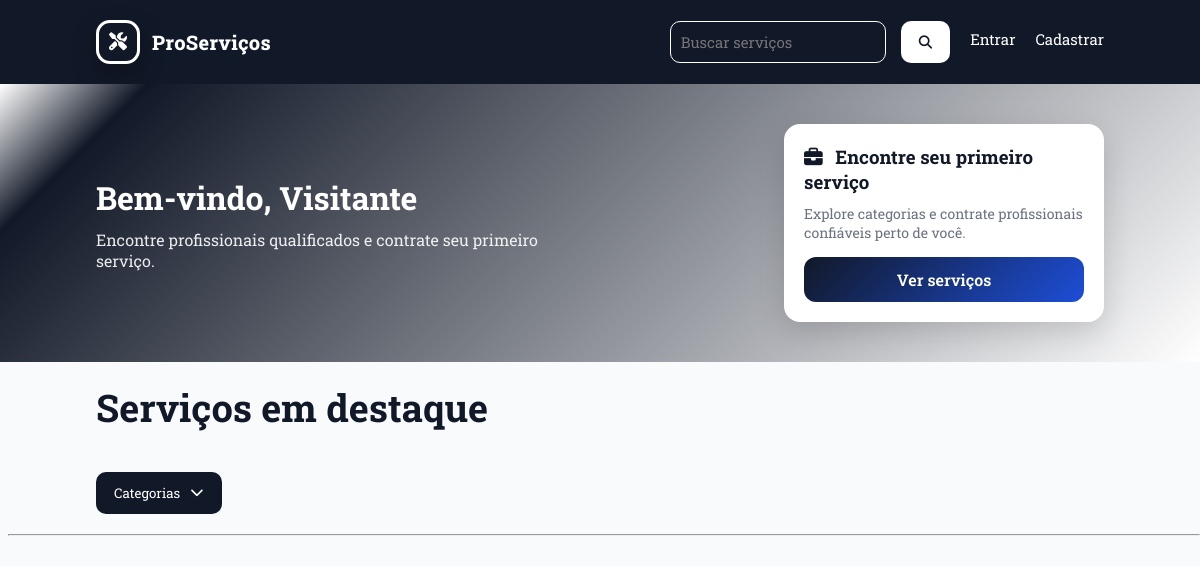
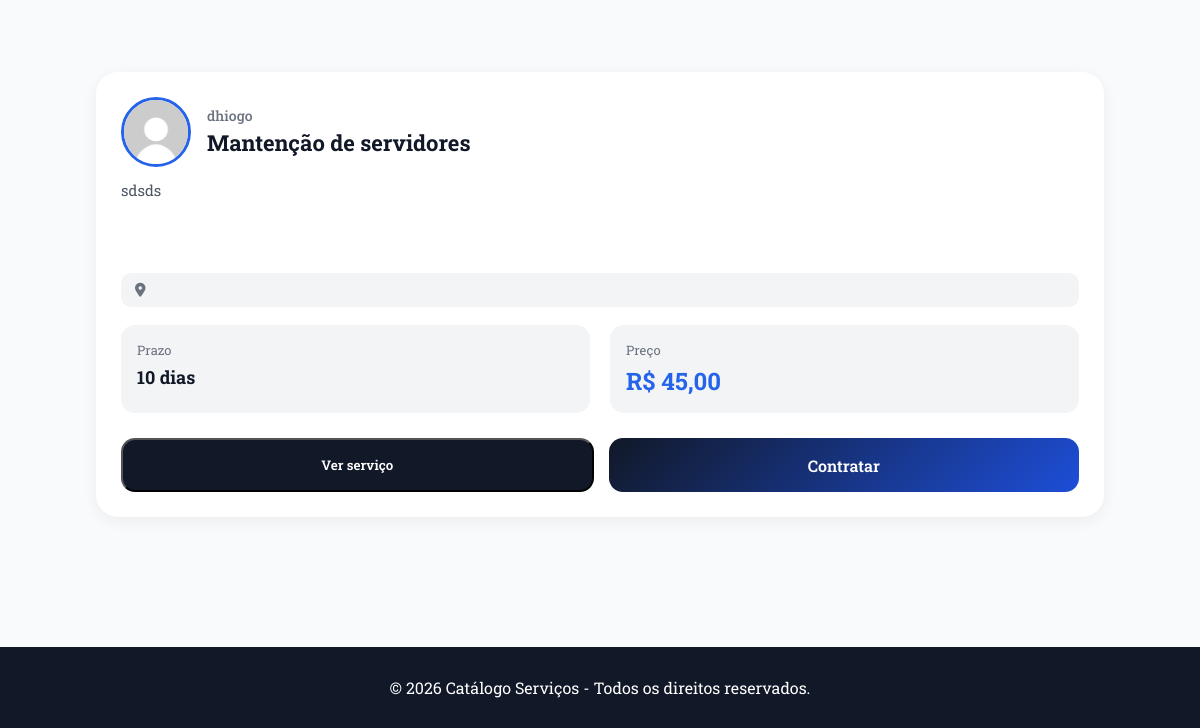
/frontend/public/home.php, run on an earlier commit of the app's database (2 pictures, top to bottom).
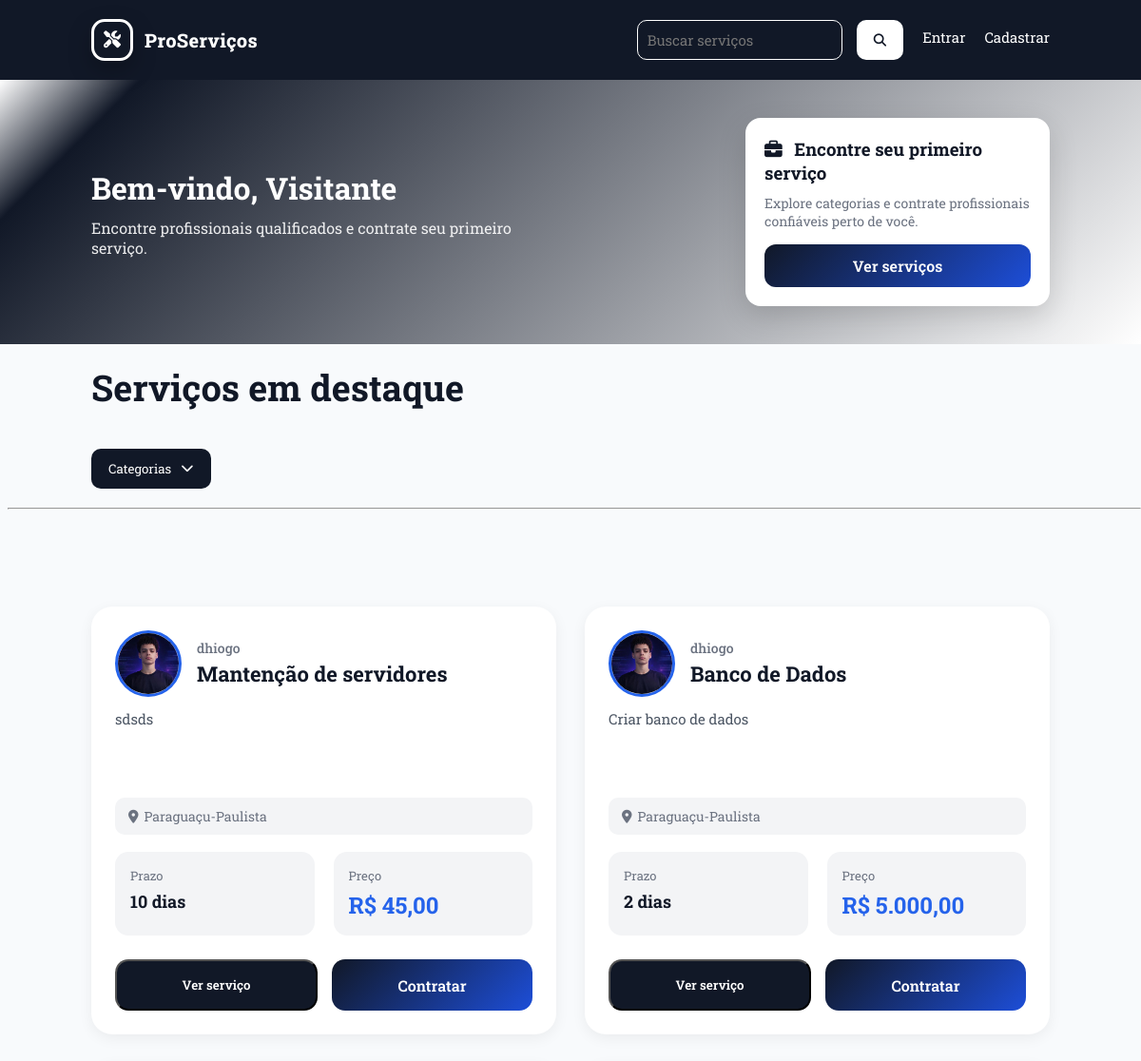
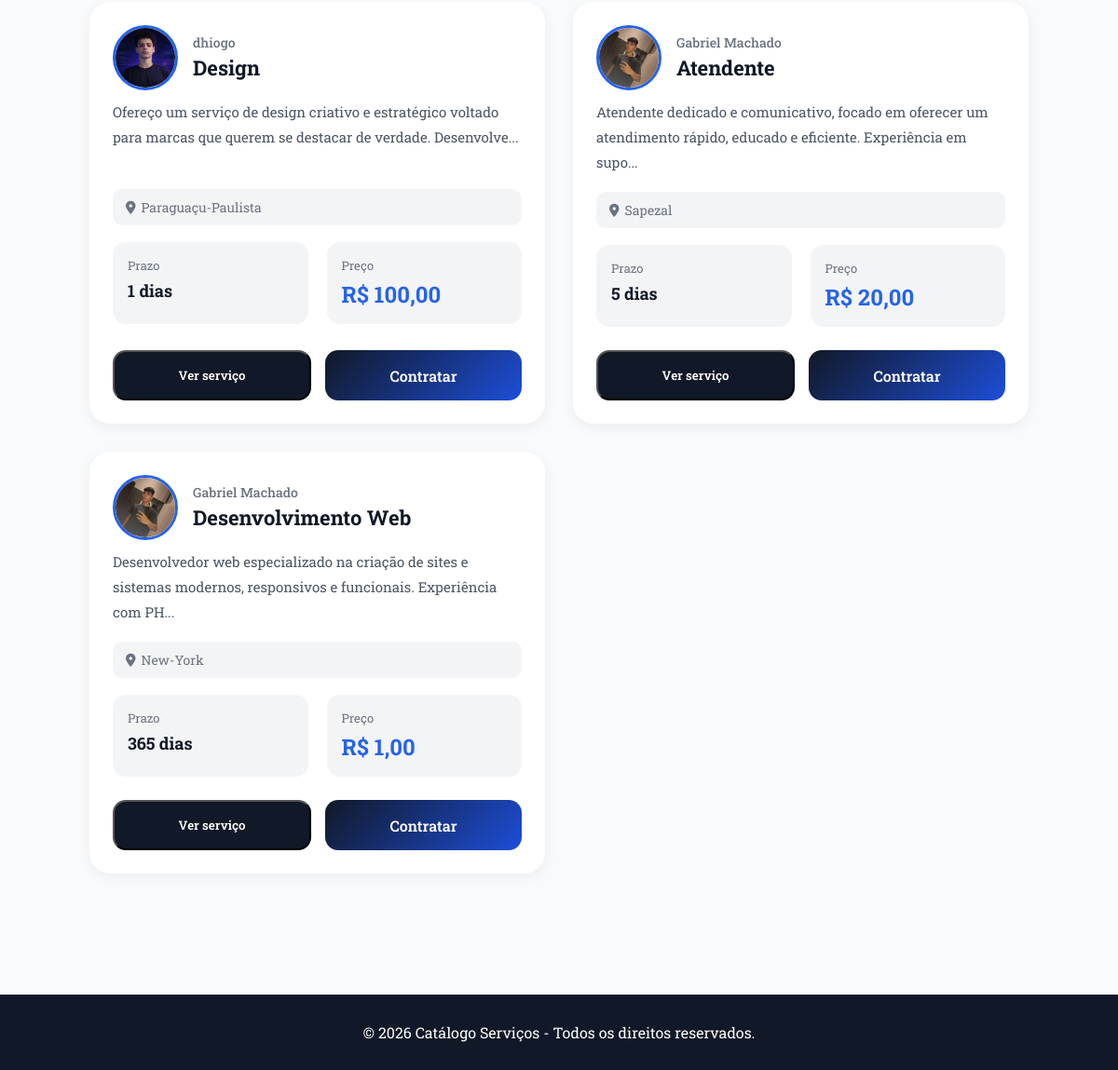
And on a later commit of the database (2 pictures, top to bottom).
### tables this page shows
CREATE TABLE `servicos` (
  `id` int(11) NOT NULL,
  `usuario_id` int(11) NOT NULL,
  `categoria_id` int(11) NOT NULL,
  `nome_servico` varchar(255) NOT NULL,
  `descricao` varchar(255) DEFAULT NULL,
  `preco` decimal(10,2) NOT NULL,
  `prazo` int(11) NOT NULL,
  `localizacao` varchar(255) DEFAULT NULL,
  `criado_em` timestamp NOT NULL DEFAULT current_timestamp()
);

CREATE TABLE `usuarios` (
  `id` int(11) NOT NULL,
  `nome` varchar(100) NOT NULL,
  `email` varchar(255) NOT NULL,
  `senha` varchar(255) NOT NULL,
  `telefone` varchar(20) DEFAULT NULL,
  `tipo` enum('cliente','prestador','admin') DEFAULT 'cliente',
  `criado_em` timestamp NOT NULL DEFAULT current_timestamp(),
  `foto` varchar(255) DEFAULT NULL
);

### backend/app/controllers/ServicoController.php (called while the page is built, shortened)
<?php
require_once "C:/Turma2/xampp/htdocs/catalogo-servicos/backend/app/models/ServicoModel.php";
class ServicoController
{
    private $servicoModel;
    public function __construct($pdo)
    {
        $this->servicoModel = new ServicoModel($pdo);
    }
    public function buscarFiltrados($q, $categoriaId)
    {
        return $this->servicoModel->buscarFiltrados($q, $categoriaId);
    }
}

### backend/app/models/ServicoModel.php (called while the page is built, shortened)
<?php
class ServicoModel {
    private $pdo;
    public function __construct($pdo){
        $this->pdo = $pdo;
    }
    public function buscarFiltrados($q = null, $categoriaId = null)
{
    $sql = "SELECT
                s.*,
                u.nome AS prestador,
                u.foto,
                c.nome AS categoria_nome
            FROM servicos s
            JOIN usuarios u ON u.id = s.usuario_id
            JOIN categorias c ON c.id = s.categoria_id
            WHERE 1=1";
    $params = [];
    $stmt = $this->pdo->prepare($sql);
    $stmt->execute($params);
    return $stmt->fetchAll(PDO::FETCH_ASSOC);
}
}

### frontend/public/home.php (the view, shortened to what this page needs)
<?php
require_once "C:/Turma2/xampp/htdocs/catalogo-servicos/backend/app/database/database.php";
require_once "C:/Turma2/xampp/htdocs/catalogo-servicos/backend/app/controllers/ServicoController.php";
$servicoController = new ServicoController($pdo);
$q = $_GET['q'] ?? null;
$categoriaId = $_GET['categoria'] ?? null;
$servicos = $servicoController->buscarFiltrados($q, $categoriaId);
?>
<!DOCTYPE html>
<html lang="pt-br">
<head>
    <link rel="stylesheet" href="https://cdnjs.cloudflare.com/ajax/libs/font-awesome/6.5.1/css/all.min.css">
    <link rel="stylesheet" href="css/home.css">
</head>
<body>
    <header>
        <div class="logo">
    <div class="logo-icon">
        <i class="fa-solid fa-screwdriver-wrench"></i>
    </div>
<div class="logo-text">
        <span class="logo-name">ProServiços</span>
    </div>
</div>
        <nav>
            <form class="search-box" method="GET" action="home.php">
                <input
                    type="text"
                    name="q"
                    placeholder="Buscar serviços"
                    value="<?= htmlspecialchars($_GET['q'] ?? '') ?>">
                <button type="submit">
                    <i class="fa-solid fa-magnifying-glass" style="color: #111827;"></i>
                </button>
            </form>
            <?php if (!empty($_SESSION['usuario'])): ?>
                <?php if (($_SESSION['usuario']['tipo'] ?? '') === 'prestador'): ?>
                <?php endif; ?>
                <a href="perfil.php" class="icon-user">
                    <i class="fa-solid fa-user"></i>
                </a>
            <?php else: ?>
                <a href="login.php">Entrar</a>
                <a href="cadastro.php">Cadastrar</a>
            <?php endif; ?>
        </nav>
    </header>
    <section class="welcome-section">
        <div class="welcome-text">
            <h1>
                Bem-vindo, <?= htmlspecialchars($_SESSION['usuario']['nome'] ?? 'Visitante') ?>
            </h1>
            <p>
                <?php if (!empty($_SESSION['usuario']) && $_SESSION['usuario']['tipo'] === 'prestador'): ?>
                    Gerencie seus serviços e aumente suas oportunidades de clientes.
                <?php else: ?>
                    Encontre profissionais qualificados e contrate seu primeiro serviço.
                <?php endif; ?>
            </p>
        </div>
        <div class="recommendation-card">
            <?php if (!empty($_SESSION['usuario']) && $_SESSION['usuario']['tipo'] === 'prestador'): ?>
                <h3>Crie seu primeiro serviço</h3>
                <p>
                    Publique um serviço e comece a receber propostas de clientes agora mesmo.
                </p>
                <a href="prestador/criar-servico.php" class="btn-recomendacao">
                    Criar serviço
                </a>
            <?php else: ?>
                <h3>
                    <i class="fa-solid fa-briefcase"></i>
                    Encontre seu primeiro serviço
                </h3>
                <p>
                    Explore categorias e contrate profissionais confiáveis perto de você.
                </p>
                <a href="#servicos" class="btn-recomendacao">
                    Ver serviços
                </a>
            <?php endif; ?>
        </div>
    </section>
    <section class="categorias-menu">
    <h2 class="section-title">
            Serviços em destaque
        </h2>
        <button class="btn-categorias" onclick="toggleCategorias()">
            Categorias
            <i class="fa-solid fa-chevron-down" id="icon-main"></i>
        </button>
    </section>
    <hr style="color: #111827; max-width: 100%; margin-left: 0.5rem; margin-bottom: 2rem;">
    <section class="servicos categorias-menu">
        <div class="servicos-grid">
            <?php foreach ($servicos as $servico): ?>
                <div class="card-servico">
                    <div class="top-card">
                        <div class="perfil-area">
                            <img
                                src="<?= !empty($servico['foto']) ? $servico['foto'] : '../img/user.jpg' ?>"
                                alt="Prestador"
                                class="foto-prestador">
                            <div class="perfil-info">
                                <span class="nome-prestador">
                                    <?= $servico['prestador'] ?>
                                </span>
                                <h3>
                                    <?= $servico['nome_servico'] ?>
                                </h3>
                            </div>
                        </div>
                    </div>
                    <div class="card-content">
                        <p class="descricao">
                            <?= mb_strimwidth($servico['descricao'], 0, 120, '...') ?>
                        </p>
                        <p class="localizacao">
                            <i class="fa-solid fa-location-dot"></i>
                            <?= $servico['localizacao'] ?>
                        </p>
                        <div class="info-servico">
                            <div class="info-box">
                                <span class="label">
                                    Prazo
                                </span>
                                <strong>
                                    <?= $servico['prazo'] ?> dias
                                </strong>
                            </div>
                            <div class="info-box">
                                <span class="label">
                                    Preço
                                </span>
                                <strong class="preco">
                                    R$ <?= number_format($servico['preco'], 2, ',', '.') ?>
                                </strong>
                            </div>
                        </div>
                        <?php if (
                            isset($_SESSION['usuario']) &&
                            $_SESSION['usuario']['tipo'] === 'prestador'
                        ): ?>
                            <button
                                class="btn-ver-servico"
                                onclick="abrirModalServico(
        '<?= $servico['nome_servico'] ?>',
        '<?= $servico['prestador'] ?>',
        '<?= $servico['descricao'] ?>',
        '<?= $servico['prazo'] ?>',
        '<?= $servico['preco'] ?>',
        '<?= $servico['localizacao'] ?>',
        '<?= !empty($servico['foto']) ? $servico['foto'] : '../img/user.jpg' ?>'
    )">
                                Ver serviço
                            </button>
                        <?php else: ?>
                            <div class="botoes">
                                <button
                                    class="btn-ver-servico"
                                    onclick="abrirModalServico(
        '<?= $servico['nome_servico'] ?>',
        '<?= $servico['prestador'] ?>',
        '<?= $servico['descricao'] ?>',
        '<?= $servico['prazo'] ?>',
        '<?= $servico['preco'] ?>',
        '<?= $servico['localizacao'] ?>',
        '<?= !empty($servico['foto']) ? $servico['foto'] : '../img/user.jpg' ?>'
    )">
                                    Ver serviço
                                </button>
                                <a
                                    href="Cliente/contratar-servico.php?id=<?= $servico['id'] ?>"
                                    class="btn-contratar">
                                    Contratar
                                </a>
                            <?php endif; ?>
                            </div>
                    </div>
                </div>
            <?php endforeach; ?>
        </div>
    </section>
    <footer>
        <p>
            © 2026 Catálogo Serviços - Todos os direitos reservados.
        </p>
    </footer>
</body>
</html>

What changed in the data, as far as the page shows it:
changed servicos "Mantenção de servidores": usuario.foto: picture added in place of a placeholder; localizacao (not shown) → "Paraguaçu-Paulista"
added servicos: usuario.foto (picture), usuario.nome "dhiogo", nome_servico "Banco de Dados", descricao "Criar banco de dados", localizacao "Paraguaçu-Paulista", prazo "2", preco "5.000,00"
added servicos: usuario.foto (picture), usuario.nome "dhiogo", nome_servico "Design", descricao "Ofereço um serviço de design criativo e estratégico voltado para marcas que querem se destacar de verdade. Desenvolve...", localizacao "Paraguaçu-Paulista", prazo "1", preco "100,00"
added servicos: usuario.foto (picture), usuario.nome "Gabriel Machado", nome_servico "Atendente", descricao "Atendente dedicado e comunicativo, focado em oferecer um atendimento rápido, educado e eficiente. Experiência em supo...", localizacao "Sapezal", prazo "5", preco "20,00"
added servicos: usuario.foto (picture), usuario.nome "Gabriel Machado", nome_servico "Desenvolvimento Web", descricao "Desenvolvedor web especializado na criação de sites e sistemas modernos, responsivos e funcionais. Experiência com PH...", localizacao "New-York", prazo "365", preco "1,00"
